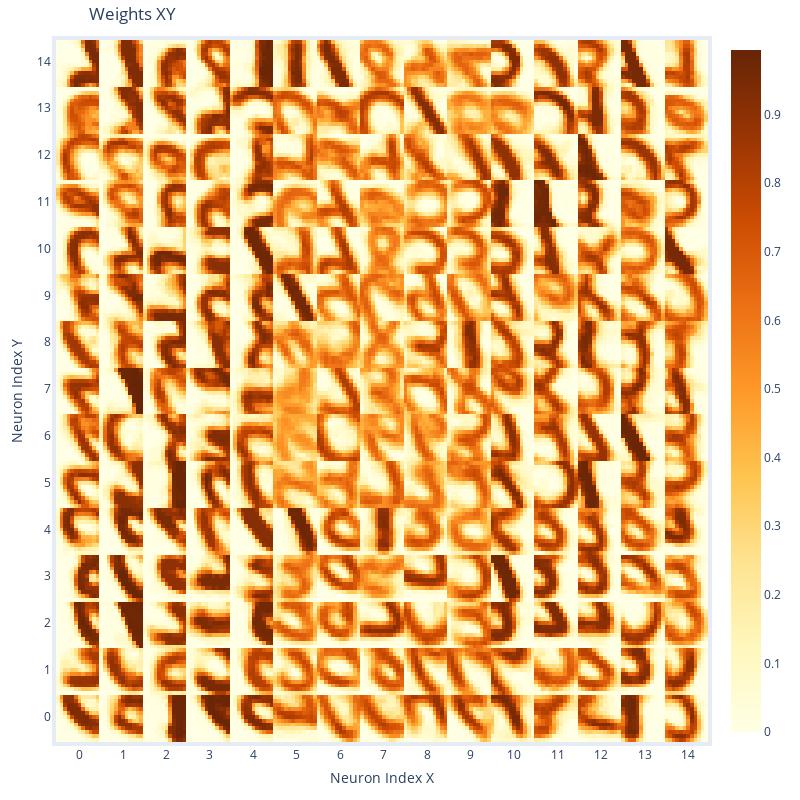
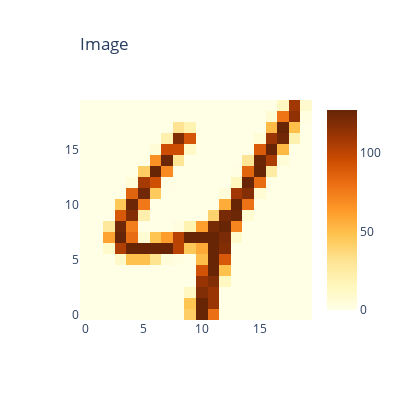
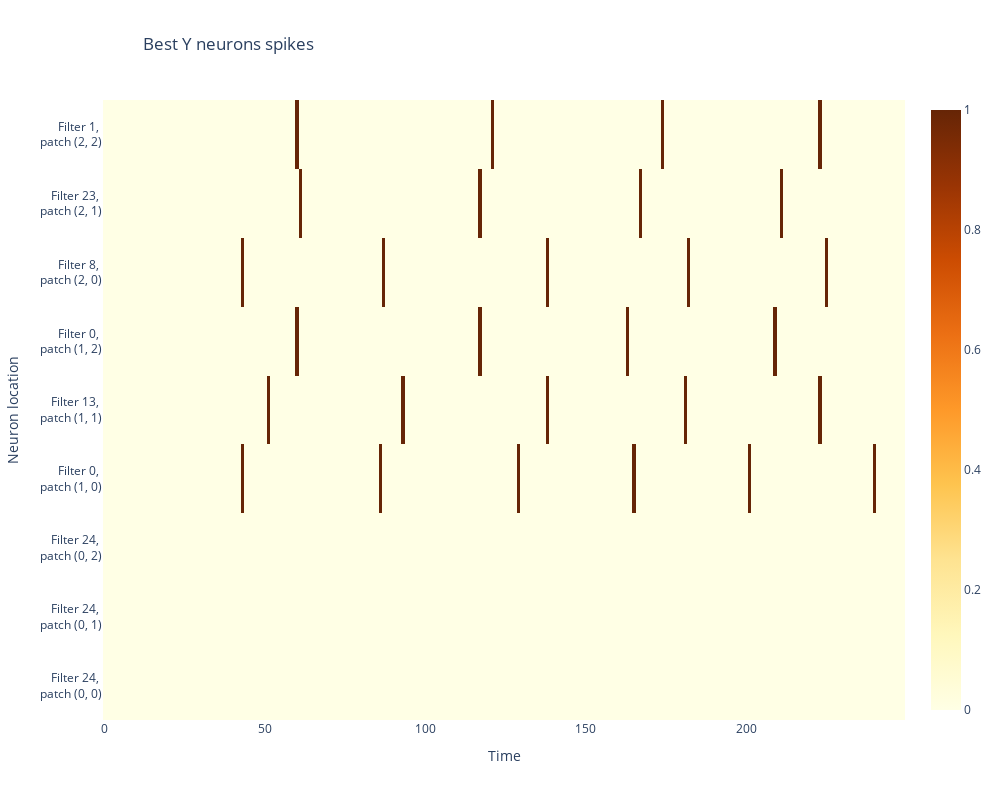
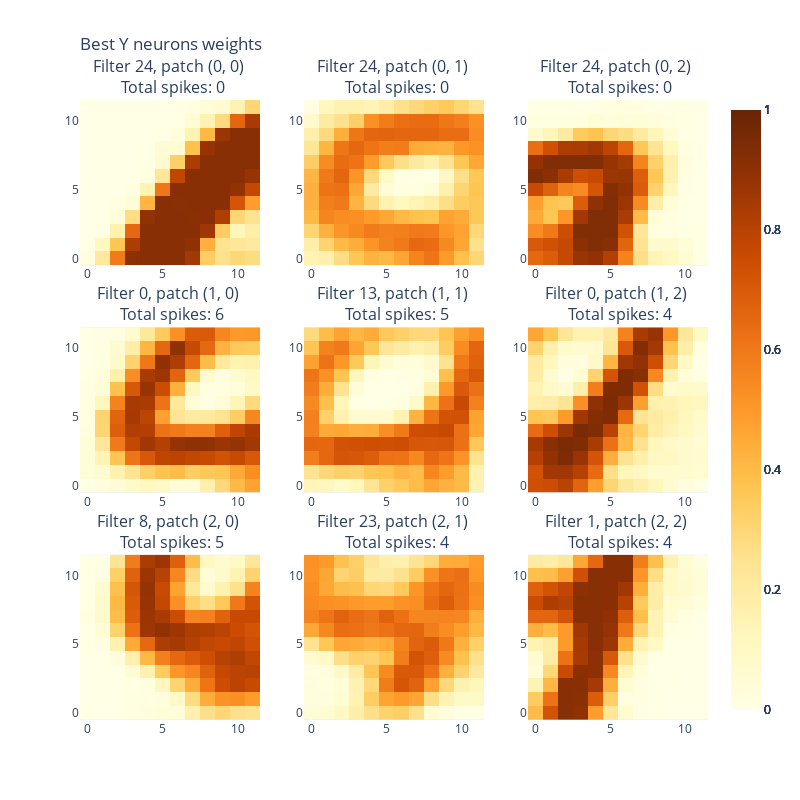

Notebook cell for these charts, in order:
### Markdown cell above
Each parameter can be changed.
Training the network:

### Code cell
net.train(3000, plot=True)

### Figure 1 — Plotly figure (JSON) as saved in the notebook; plotly's stock layout.template omitted (floating-point values rounded to 4 significant figures; data arrays with more than 128 entries replaced by an {"elided": "..."} marker saying what was removed)
{"data": [{"colorscale": [[0, "rgb(255,255,229)"], [0.125, "rgb(255,247,188)"], [0.25, "rgb(254,227,145)"], [0.375, "rgb(254,196,79)"], [0.5, "rgb(254,153,41)"], [0.625, "rgb(236,112,20)"], [0.75, "rgb(204,76,2)"], [0.875, "rgb(153,52,4)"], [1, "rgb(102,37,6)"]], "type": "heatmap", "z": {"elided": "180x180 float values"}}], "layout": {"height": 800, "margin": {"b": 20, "l": 20, "pad": 4, "r": 20, "t": 40}, "title": {"text": "Weights XY", "xref": "paper"}, "width": 800, "xaxis": {"tickmode": "array", "ticktext": [0, 1, 2, 3, 4, 5, 6, 7, 8, 9, 10, 11, 12, 13, 14, 15], "tickvals": [6, 18, 30, 42, 54, 66, 78, 90, 102, 114, 126, 138, 150, 162, 174, 186], "title": {"text": "Neuron Index X"}, "zeroline": false}, "yaxis": {"tickmode": "array", "ticktext": [0, 1, 2, 3, 4, 5, 6, 7, 8, 9, 10, 11, 12, 13, 14, 15], "tickvals": [6, 18, 30, 42, 54, 66, 78, 90, 102, 114, 126, 138, 150, 162, 174, 186], "title": {"text": "Neuron Index Y"}, "zeroline": false}}}

### Figure 2 — Plotly figure (JSON) as saved in the notebook; plotly's stock layout.template omitted (floating-point values rounded to 4 significant figures; data arrays with more than 128 entries replaced by an {"elided": "..."} marker saying what was removed)
{"data": [{"colorscale": [[0, "rgb(255,255,229)"], [0.125, "rgb(255,247,188)"], [0.25, "rgb(254,227,145)"], [0.375, "rgb(254,196,79)"], [0.5, "rgb(254,153,41)"], [0.625, "rgb(236,112,20)"], [0.75, "rgb(204,76,2)"], [0.875, "rgb(153,52,4)"], [1, "rgb(102,37,6)"]], "type": "heatmap", "z": {"elided": "20x20 float values"}}], "layout": {"height": 400, "title": {"text": "Image", "x": 0, "xref": "paper"}, "width": 400}}

### Figure 3 — Plotly figure (JSON) as saved in the notebook; plotly's stock layout.template omitted (floating-point values rounded to 4 significant figures; data arrays with more than 128 entries replaced by an {"elided": "..."} marker saying what was removed)
{"data": [{"colorscale": [[0, "rgb(255,255,229)"], [0.125, "rgb(255,247,188)"], [0.25, "rgb(254,227,145)"], [0.375, "rgb(254,196,79)"], [0.5, "rgb(254,153,41)"], [0.625, "rgb(236,112,20)"], [0.75, "rgb(204,76,2)"], [0.875, "rgb(153,52,4)"], [1, "rgb(102,37,6)"]], "type": "heatmap", "z": {"elided": "9x250 int values"}}], "layout": {"height": 800, "showlegend": false, "title": {"text": "Best Y neurons spikes", "xref": "paper"}, "width": 1000, "xaxis": {"title": {"text": "Time"}}, "yaxis": {"tickmode": "array", "ticktext": ["Filter 24, <br> patch (0, 0)", "Filter 24, <br> patch (0, 1)", "Filter 24, <br> patch (0, 2)", "Filter 0, <br> patch (1, 0)", "Filter 13, <br> patch (1, 1)", "Filter 0, <br> patch (1, 2)", "Filter 8, <br> patch (2, 0)", "Filter 23, <br> patch (2, 1)", "Filter 1, <br> patch (2, 2)"], "tickvals": [0, 1, 2, 3, 4, 5, 6, 7, 8], "title": {"text": "Neuron location"}, "zeroline": false}}}

### Figure 4 — Plotly figure (JSON) as saved in the notebook; plotly's stock layout.template omitted (floating-point values rounded to 4 significant figures; data arrays with more than 128 entries replaced by an {"elided": "..."} marker saying what was removed)
{"data": [{"colorscale": [[0, "rgb(255,255,229)"], [0.125, "rgb(255,247,188)"], [0.25, "rgb(254,227,145)"], [0.375, "rgb(254,196,79)"], [0.5, "rgb(254,153,41)"], [0.625, "rgb(236,112,20)"], [0.75, "rgb(204,76,2)"], [0.875, "rgb(153,52,4)"], [1, "rgb(102,37,6)"]], "type": "heatmap", "xaxis": "x", "yaxis": "y", "z": {"elided": "12x12 float values"}, "zmax": 1, "zmin": 0}, {"colorscale": [[0, "rgb(255,255,229)"], [0.125, "rgb(255,247,188)"], [0.25, "rgb(254,227,145)"], [0.375, "rgb(254,196,79)"], [0.5, "rgb(254,153,41)"], [0.625, "rgb(236,112,20)"], [0.75, "rgb(204,76,2)"], [0.875, "rgb(153,52,4)"], [1, "rgb(102,37,6)"]], "type": "heatmap", "xaxis": "x2", "yaxis": "y2", "z": {"elided": "12x12 float values"}, "zmax": 1, "zmin": 0}, {"colorscale": [[0, "rgb(255,255,229)"], [0.125, "rgb(255,247,188)"], [0.25, "rgb(254,227,145)"], [0.375, "rgb(254,196,79)"], [0.5, "rgb(254,153,41)"], [0.625, "rgb(236,112,20)"], [0.75, "rgb(204,76,2)"], [0.875, "rgb(153,52,4)"], [1, "rgb(102,37,6)"]], "type": "heatmap", "xaxis": "x3", "yaxis": "y3", "z": {"elided": "12x12 float values"}, "zmax": 1, "zmin": 0}, {"colorscale": [[0, "rgb(255,255,229)"], [0.125, "rgb(255,247,188)"], [0.25, "rgb(254,227,145)"], [0.375, "rgb(254,196,79)"], [0.5, "rgb(254,153,41)"], [0.625, "rgb(236,112,20)"], [0.75, "rgb(204,76,2)"], [0.875, "rgb(153,52,4)"], [1, "rgb(102,37,6)"]], "type": "heatmap", "xaxis": "x4", "yaxis": "y4", "z": {"elided": "12x12 float values"}, "zmax": 1, "zmin": 0}, {"colorscale": [[0, "rgb(255,255,229)"], [0.125, "rgb(255,247,188)"], [0.25, "rgb(254,227,145)"], [0.375, "rgb(254,196,79)"], [0.5, "rgb(254,153,41)"], [0.625, "rgb(236,112,20)"], [0.75, "rgb(204,76,2)"], [0.875, "rgb(153,52,4)"], [1, "rgb(102,37,6)"]], "type": "heatmap", "xaxis": "x5", "yaxis": "y5", "z": {"elided": "12x12 float values"}, "zmax": 1, "zmin": 0}, {"colorscale": [[0, "rgb(255,255,229)"], [0.125, "rgb(255,247,188)"], [0.25, "rgb(254,227,145)"], [0.375, "rgb(254,196,79)"], [0.5, "rgb(254,153,41)"], [0.625, "rgb(236,112,20)"], [0.75, "rgb(204,76,2)"], [0.875, "rgb(153,52,4)"], [1, "rgb(102,37,6)"]], "type": "heatmap", "xaxis": "x6", "yaxis": "y6", "z": {"elided": "12x12 float values"}, "zmax": 1, "zmin": 0}, {"colorscale": [[0, "rgb(255,255,229)"], [0.125, "rgb(255,247,188)"], [0.25, "rgb(254,227,145)"], [0.375, "rgb(254,196,79)"], [0.5, "rgb(254,153,41)"], [0.625, "rgb(236,112,20)"], [0.75, "rgb(204,76,2)"], [0.875, "rgb(153,52,4)"], [1, "rgb(102,37,6)"]], "type": "heatmap", "xaxis": "x7", "yaxis": "y7", "z": {"elided": "12x12 float values"}, "zmax": 1, "zmin": 0}, {"colorscale": [[0, "rgb(255,255,229)"], [0.125, "rgb(255,247,188)"], [0.25, "rgb(254,227,145)"], [0.375, "rgb(254,196,79)"], [0.5, "rgb(254,153,41)"], [0.625, "rgb(236,112,20)"], [0.75, "rgb(204,76,2)"], [0.875, "rgb(153,52,4)"], [1, "rgb(102,37,6)"]], "type": "heatmap", "xaxis": "x8", "yaxis": "y8", "z": {"elided": "12x12 float values"}, "zmax": 1, "zmin": 0}, {"colorscale": [[0, "rgb(255,255,229)"], [0.125, "rgb(255,247,188)"], [0.25, "rgb(254,227,145)"], [0.375, "rgb(254,196,79)"], [0.5, "rgb(254,153,41)"], [0.625, "rgb(236,112,20)"], [0.75, "rgb(204,76,2)"], [0.875, "rgb(153,52,4)"], [1, "rgb(102,37,6)"]], "type": "heatmap", "xaxis": "x9", "yaxis": "y9", "z": {"elided": "12x12 float values"}, "zmax": 1, "zmin": 0}], "layout": {"annotations": [{"font": {"size": 16}, "showarrow": false, "text": "Filter 24, patch (0, 0) <br> Total spikes: 0", "x": 0.1433, "xanchor": "center", "xref": "paper", "y": 1, "yanchor": "bottom", "yref": "paper"}, {"font": {"size": 16}, "showarrow": false, "text": "Filter 24, patch (0, 1) <br> Total spikes: 0", "x": 0.5, "xanchor": "center", "xref": "paper", "y": 1, "yanchor": "bottom", "yref": "paper"}, {"font": {"size": 16}, "showarrow": false, "text": "Filter 24, patch (0, 2) <br> Total spikes: 0", "x": 0.8567, "xanchor": "center", "xref": "paper", "y": 1, "yanchor": "bottom", "yref": "paper"}, {"font": {"size": 16}, "showarrow": false, "text": "Filter 0, patch (1, 0) <br> Total spikes: 6", "x": 0.1433, "xanchor": "center", "xref": "paper", "y": 0.6333, "yanchor": "bottom", "yref": "paper"}, {"font": {"size": 16}, "showarrow": false, "text": "Filter 13, patch (1, 1) <br> Total spikes: 5", "x": 0.5, "xanchor": "center", "xref": "paper", "y": 0.6333, "yanchor": "bottom", "yref": "paper"}, {"font": {"size": 16}, "showarrow": false, "text": "Filter 0, patch (1, 2) <br> Total spikes: 4", "x": 0.8567, "xanchor": "center", "xref": "paper", "y": 0.6333, "yanchor": "bottom", "yref": "paper"}, {"font": {"size": 16}, "showarrow": false, "text": "Filter 8, patch (2, 0) <br> Total spikes: 5", "x": 0.1433, "xanchor": "center", "xref": "paper", "y": 0.2667, "yanchor": "bottom", "yref": "paper"}, {"font": {"size": 16}, "showarrow": false, "text": "Filter 23, patch (2, 1) <br> Total spikes: 4", "x": 0.5, "xanchor": "center", "xref": "paper", "y": 0.2667, "yanchor": "bottom", "yref": "paper"}, {"font": {"size": 16}, "showarrow": false, "text": "Filter 1, patch (2, 2) <br> Total spikes: 4", "x": 0.8567, "xanchor": "center", "xref": "paper", "y": 0.2667, "yanchor": "bottom", "yref": "paper"}], "height": 800, "title": {"text": "Best Y neurons weights", "x": 0, "xref": "paper"}, "width": 800, "xaxis": {"anchor": "y", "domain": [0, 0.2867]}, "xaxis2": {"anchor": "y2", "domain": [0.3567, 0.6433]}, "xaxis3": {"anchor": "y3", "domain": [0.7133, 1]}, "xaxis4": {"anchor": "y4", "domain": [0, 0.2867]}, "xaxis5": {"anchor": "y5", "domain": [0.3567, 0.6433]}, "xaxis6": {"anchor": "y6", "domain": [0.7133, 1]}, "xaxis7": {"anchor": "y7", "domain": [0, 0.2867]}, "xaxis8": {"anchor": "y8", "domain": [0.3567, 0.6433]}, "xaxis9": {"anchor": "y9", "domain": [0.7133, 1]}, "yaxis": {"anchor": "x", "domain": [0.7333, 1]}, "yaxis2": {"anchor": "x2", "domain": [0.7333, 1]}, "yaxis3": {"anchor": "x3", "domain": [0.7333, 1]}, "yaxis4": {"anchor": "x4", "domain": [0.3667, 0.6333]}, "yaxis5": {"anchor": "x5", "domain": [0.3667, 0.6333]}, "yaxis6": {"anchor": "x6", "domain": [0.3667, 0.6333]}, "yaxis7": {"anchor": "x7", "domain": [0, 0.2667]}, "yaxis8": {"anchor": "x8", "domain": [0, 0.2667]}, "yaxis9": {"anchor": "x9", "domain": [0, 0.2667]}}}
